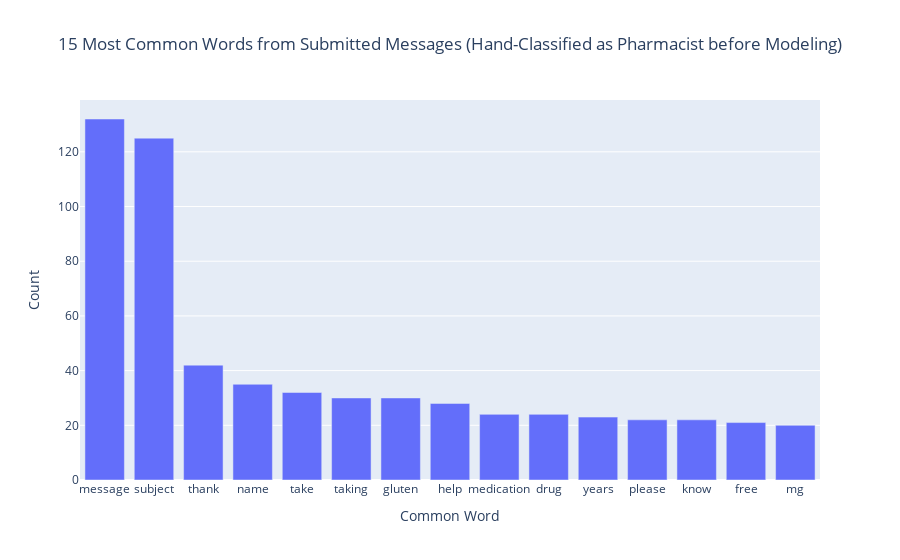

Here is the notebook cell this chart was saved with:
### Code cell
pharmacist = df_all[df_all['binary'] == 'pharmacist']
pharmacist.drop(columns='binary', inplace=True)
freq2 = pharmacist.sum().sort_values(ascending=False).head(15)

bar_freq2 = px.bar(
                  x=list(freq2.index),
                  y=list(freq2.values),
                  title='15 Most Common Words from Submitted Messages (Hand-Classified as Pharmacist before Modeling)',
                  labels = {'y': 'Count', 'x': 'Common Word'}

)

bar_freq2.update_layout(title_x = 0.5)

### Figure 1 — Plotly figure (JSON) as saved in the notebook; plotly's stock layout.template omitted (floating-point values rounded to 4 significant figures)
{"data": [{"alignmentgroup": "True", "hovertemplate": "Common Word=%{x}<br>Count=%{y}<extra></extra>", "legendgroup": "", "marker": {"color": "#636efa", "pattern": {"shape": ""}}, "name": "", "offsetgroup": "", "orientation": "v", "showlegend": false, "textposition": "auto", "type": "bar", "x": ["message", "subject", "thank", "name", "take", "taking", "gluten", "help", "medication", "drug", "years", "please", "know", "free", "mg"], "xaxis": "x", "y": [132, 125, 42, 35, 32, 30, 30, 28, 24, 24, 23, 22, 22, 21, 20], "yaxis": "y"}], "layout": {"autosize": true, "barmode": "relative", "legend": {"tracegroupgap": 0}, "title": {"text": "15 Most Common Words from Submitted Messages (Hand-Classified as Pharmacist before Modeling)", "x": 0.5}, "xaxis": {"anchor": "y", "autorange": true, "domain": [0, 1], "range": [-0.5, 14.5], "title": {"text": "Common Word"}, "type": "category"}, "yaxis": {"anchor": "x", "autorange": true, "domain": [0, 1], "range": [0, 138.9], "title": {"text": "Count"}, "type": "linear"}}}
